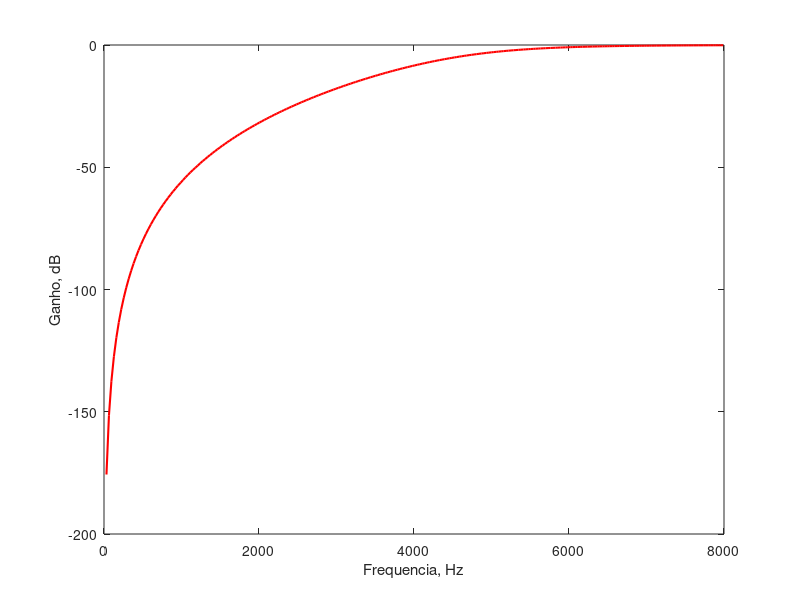

The MATLAB source for this figure:
fbp = 6.5e3;
fbr = 1.5e3;
Rp = 0.5;
Rs = 40;
 
[N,Wn]=buttord(13000*pi, 3000*pi, Rp, Rs,'s')
 
[num,den]=butter(N,Wn,'high','s'); 
omega = [0: 200: 16000*pi]; 
h = freqs(num,den,omega); 
plot (omega/(2*pi),20*log10(abs(h)),'r','linewidth',1.5); 
xlabel('Frequencia, Hz'); 
ylabel('Ganho, dB');
